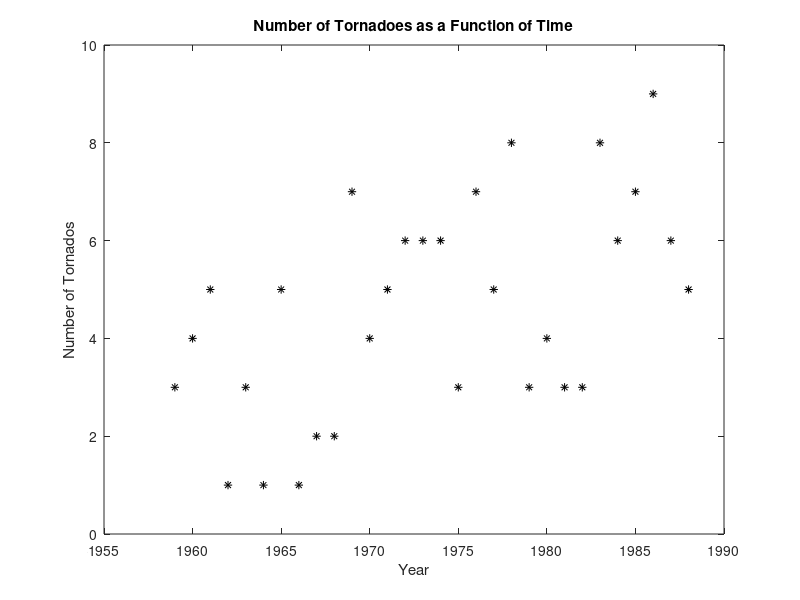

Source code (MATLAB):
%% Example 6.26
% The file contains number of tornados in a single stat from 1959 to 1990.
% Consider the null hypothesis that the data are Poisson against the
% alternative that they are too dispersed to be Poisson.

% This is called the Poisson Dispersion Test.

%% Import Data
clear; close all; clf;
x = importdata('tornados.dat');

figure(1);
plot(x(:,1),x(:,2),'*k')
xlabel 'Year'; ylabel 'Number of Tornados';
title 'Number of Tornadoes as a Function of Time'

%% Likelihood Testing
% The null hypothesis is that the data are distributed according to a
% Poisson process. The alternative is that they all have different
% dispersion parameters.

torn = x(:,2);
N = length(torn);

% Test Statistic for Poisson Dispersion Test
test = 2*sum(torn.*log(torn/mean(torn)));

% Critical Value
cv = chi2inv(0.975, N - 1);

% P-Value
pval = 1 - chi2cdf(test, N - 1);

% The null hypothesis is accepted, and the data appear to be Poisson.